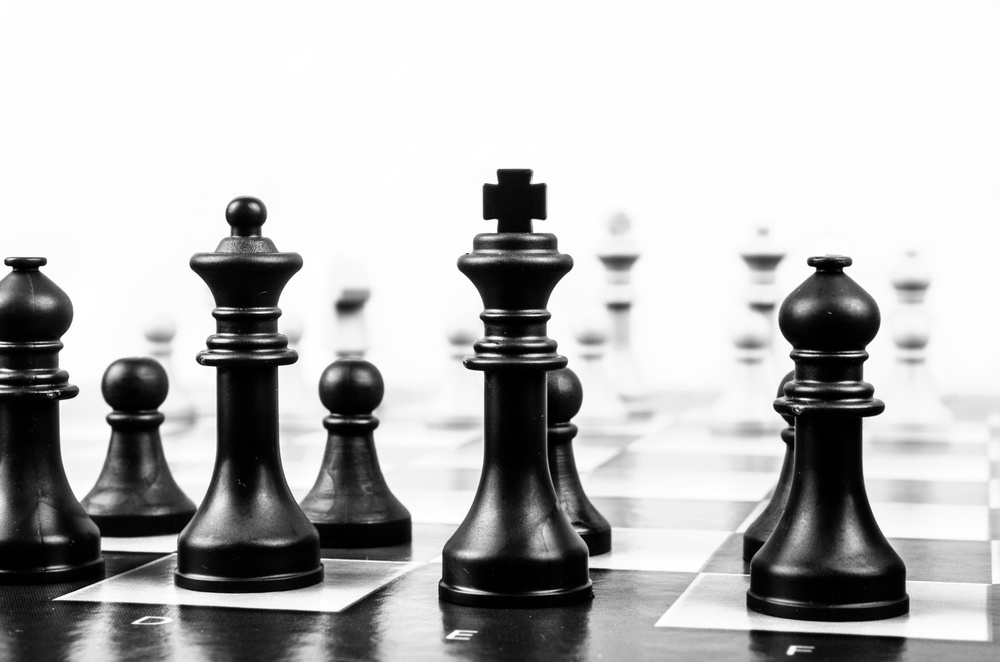
#> input picture chapter_1/thresholding/images/bw.jpg, 1000 x 662 px, shrunk from 1920 x 1271 before the run
$ python local.py
#> lines starting #> are read from the running program, lines starting #| are printed output that depends on the picture; after the words box and inside, x2 and y2 are one past the last pixel; in counts of white or black regions, pixels touching at a corner belong together
from skimage.filters import threshold_otsu
from skimage.color import rgb2gray
from matplotlib import pyplot as plt

chess_pieces = plt.imread('images/bw.jpg')
#> chess_pieces is the input picture: shape (662, 1000, 3); min 0, max 255, mean 185.6
chess_pieces_gray = rgb2gray(chess_pieces)

thresh = threshold_otsu(chess_pieces_gray)
#> thresh = 0.553
binary = chess_pieces_gray > thresh
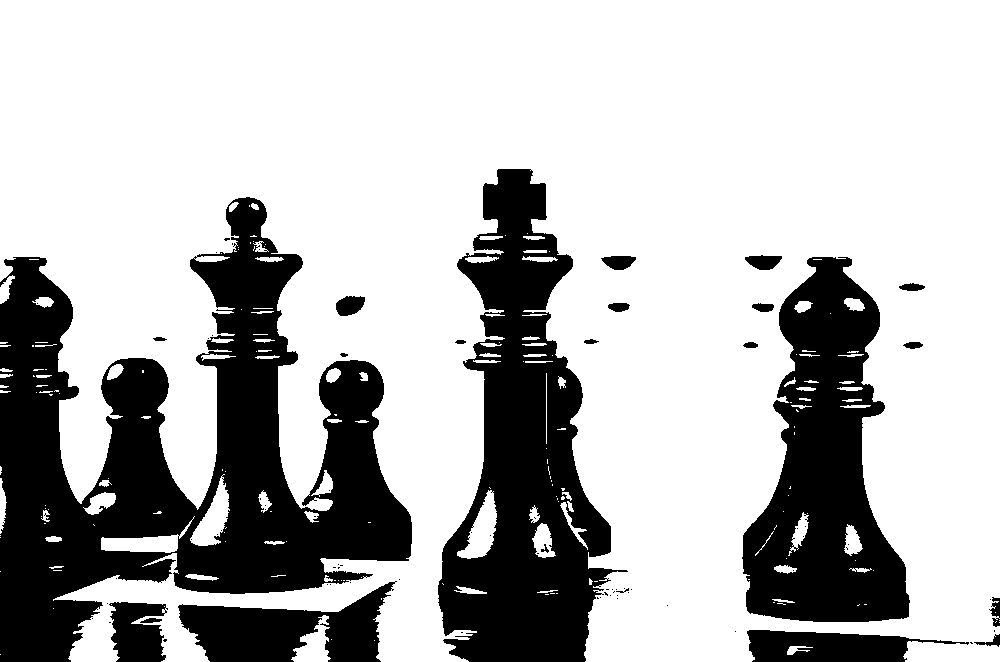
#> binary: shape (662, 1000) bool; 72% white; 81 black regions (58 under 20 px), largest, box (x1, y1, x2, y2) and area: (0, 197, 412, 662) 84422, (438, 169, 628, 662) 46653, (742, 257, 910, 622) 34860

plt.imshow(chess_pieces, cmap="gray")
plt.show()

plt.imshow(chess_pieces_gray, cmap="gray")
plt.show()

plt.imshow(binary, cmap="gray")
plt.show()

$ run again, with chapter_1/thresholding/images/fruits.jpg copied over chapter_1/thresholding/images/bw.jpg
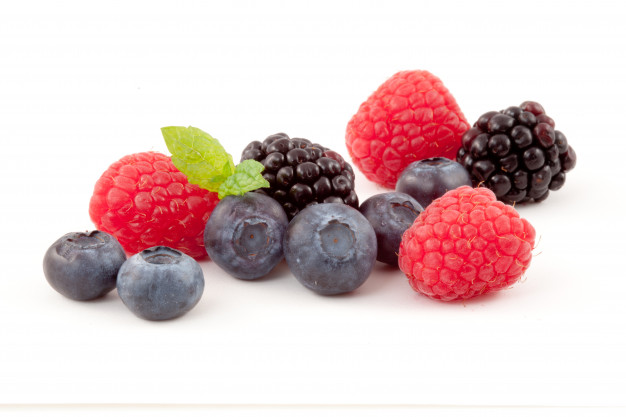
#> input picture chapter_1/thresholding/images/fruits.jpg, 626 x 417 px
#> chess_pieces is the input picture: shape (417, 626, 3); mean R, G, B 223.4, 201.1, 201.5
#> `chess_pieces_gray = rgb2gray(chess_pieces)`:
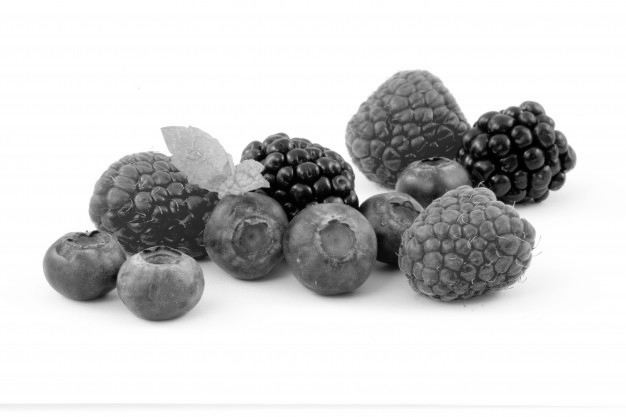
#> chess_pieces_gray: shape (417, 626) float64; min 0, max 1, mean 0.807
#> thresh = 0.674
#> `binary = chess_pieces_gray > thresh`:
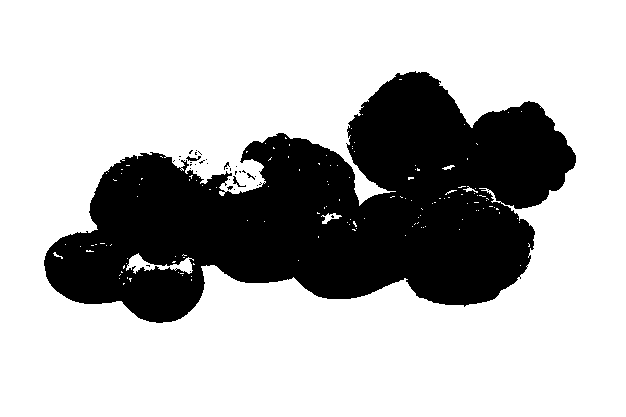
#> binary: shape (417, 626) bool; 71.5% white; 35 black regions (32 under 20 px), largest, box (x1, y1, x2, y2) and area: (44, 71, 576, 323) 74159, (186, 156, 201, 161) 41, (233, 176, 246, 187) 38

$ run again, with chapter_1/thresholding/images/tw.png saved as chapter_1/thresholding/images/bw.jpg
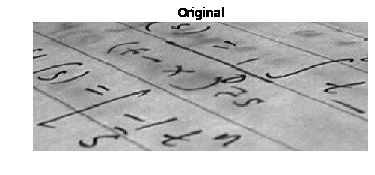
#> input picture chapter_1/thresholding/images/tw.png, 375 x 175 px
#> chess_pieces is the input picture: shape (175, 375, 3); min 0, max 255, mean 193.2
#> thresh = 0.814
#> `binary = chess_pieces_gray > thresh`:
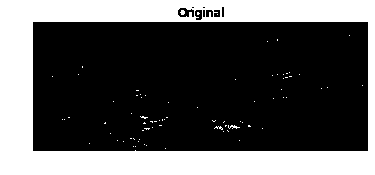
#> binary: shape (175, 375) bool; 34% white; 78 white regions (76 under 20 px), largest, box (x1, y1, x2, y2) and area: (0, 0, 375, 175) 22128, (228, 125, 240, 129) 24
